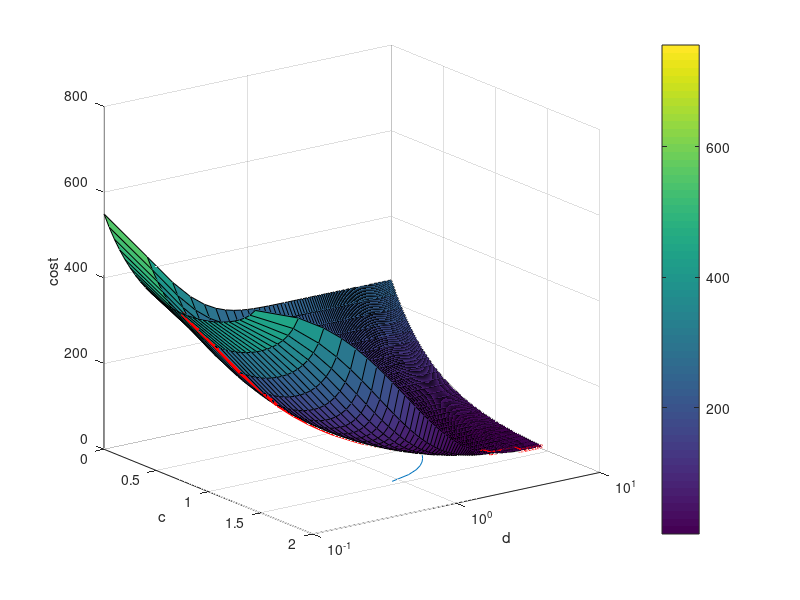

Write the MATLAB code that produced this figure.
%% Plot relationship between distance from object, lambda, and total cost
close all; clear; clc;

alpha = 0.5;
ir = 1.5;
r = alpha + ir;

c = 0:0.05:ir-0.05;
y = 2.5;
lambda = 0:0.1:10;
[c, lambda] = meshgrid(c, lambda);
d = acos((c+alpha)/r)*2*r;

path_length_cost_Y = 504*exp(-1.0 * lambda .* d );
obstacle_cost_X = 252*exp(-1.0 * y * c);
Z =  1*obstacle_cost_X + 1*path_length_cost_Y;
s = surf(c, lambda, Z);
[zVals xVals] = min(Z');
xVals = xVals * 0.05 - 0.05;
hold on;
plot3(xVals, 0:0.1:10, zVals, 'r', 'LineWidth', 3);

xlabel('c');

ylabel('\lambda');% ylim([0.1, inf]);
zlabel('cost');
set(gca,'YScale','log')
colorbar;
view(54,17);


% s.EdgeColor = 'none';

%% Plot relationship between distance from object, lambda, and total cost
close all; clear; clc;

alpha = 0.5;
ir = 1.5;
r = alpha + ir;

c = 0:0.05:ir-0.05;
y = 2.5;
lambda = 0:0.1:10;
%%[c, lambda] = meshgrid(c, lambda);
d = acos((c+alpha)/r)*2*r;
plot(c,d);
xlabel('c');
ylabel('d');% ylim([0.1, inf]);
return